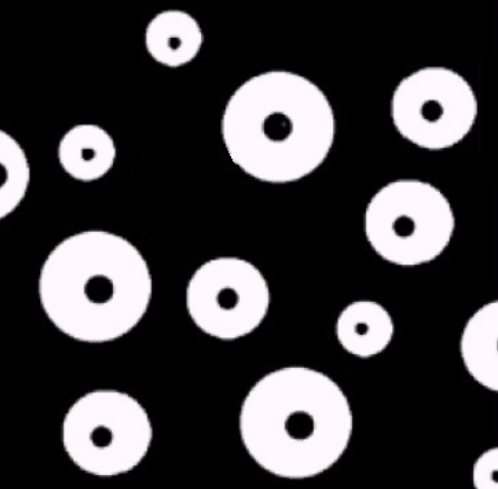
#> input picture hw2/pic/circle.png, 498 x 489 px
$ python main.py
#> lines starting #> are read from the running program, lines starting #| are printed output that depends on the picture; after the words box and inside, x2 and y2 are one past the last pixel; in counts of white or black regions, pixels touching at a corner belong together
import cv2
import numpy as np

# -----circle-----

circle_gray = cv2.imread('pic/circle.png', cv2.COLOR_BGR2GRAY)
#> circle_gray is the input picture: shape (489, 498, 3); mean B, G, R 62.4, 60.7, 62.3
cv2.imwrite('pic/circle_gray.png', circle_gray)

# image only in black and white
ret, circle_bin = cv2.threshold(circle_gray, 127, 255, cv2.THRESH_BINARY)
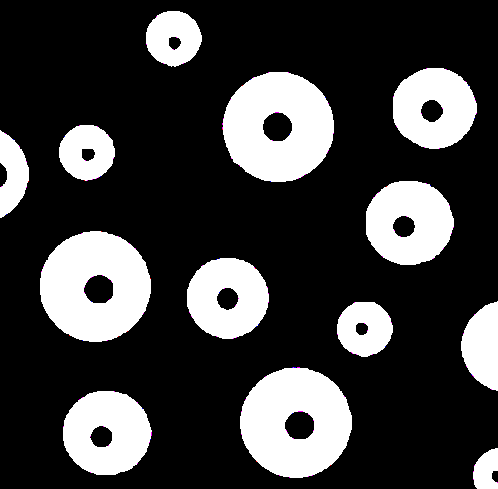
#> circle_bin: shape (489, 498, 3); mean B, G, R 62.3, 62.2, 62.3
cv2.imwrite('pic/circle_bin.png', circle_bin)

# using close operation to get rid of small black spot.
# same as dilate first, and than erode, which are the two following lines:

# circle_dilate = cv2.dilate(circle_bin, np.ones((5, 6)), iterations=5)
# circle_unspot = cv2.erode(circle_dilate, np.ones((5, 6)), iterations=5)

circle_unspot = cv2.morphologyEx(circle_bin, cv2.MORPH_CLOSE, np.ones((5, 6)), iterations=5)
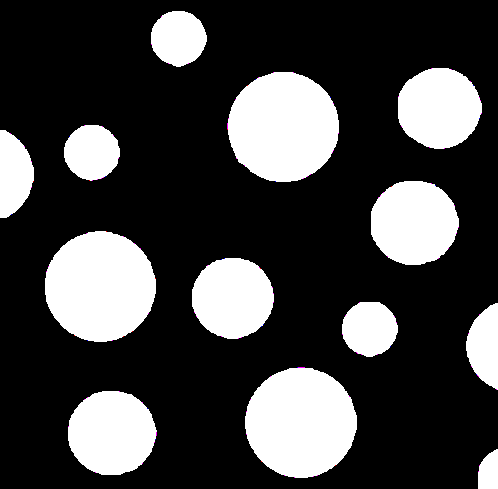
#> circle_unspot: shape (489, 498, 3); mean B, G, R 66.2, 66.1, 66.2
cv2.imwrite('pic/circle_unspot.png', circle_unspot)

# -----man-----

man_gray = cv2.imread('pic/man.png', cv2.COLOR_BGR2GRAY)
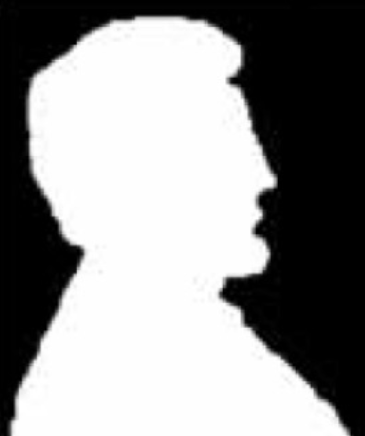
#> input picture hw2/pic/man.png, 365 x 436 px
#> man_gray is the input picture: shape (436, 365, 3); min 0, max 255, mean 144.7
cv2.imwrite('pic/man_gray.png', man_gray)

# image only in black and white
ret, man_bin = cv2.threshold(man_gray, 127, 255, cv2.THRESH_BINARY)
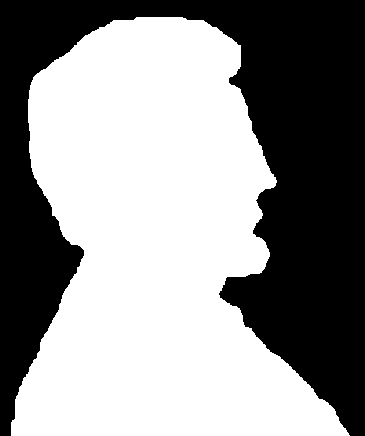
#> man_bin: shape (436, 365, 3); 57% white; 1 black region, box (x1, y1, x2, y2) and area: (0, 0, 365, 436) 68507
cv2.imwrite('pic/man_bin.png', man_bin)

# using gradient to get the contour line.
# same as dilate - erode, which are the three following lines:

# man_dilate = cv2.dilate(man_bin, np.ones((3, 3)), iterations=2)
# man_erode = cv2.erode(man_bin, np.ones((3, 3)), iterations=2)
# man_border = man_dilate - man_erode

man_border = cv2.morphologyEx(man_bin, cv2.MORPH_GRADIENT, np.ones((3, 3)), iterations=2)
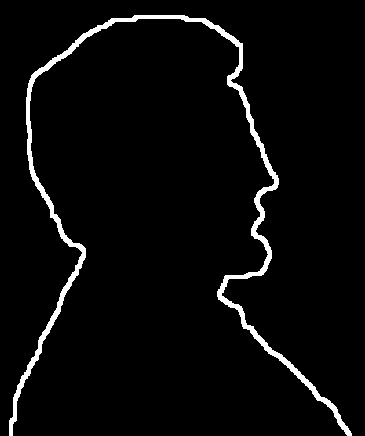
#> man_border: shape (436, 365, 3); 3.7% white; 1 white region, box (x1, y1, x2, y2) and area: (9, 15, 352, 436) 5908
cv2.imwrite('pic/man_border.png', man_border)

# -----image-subtraction----

# 1 is white, 0 and -1 are black
# black - white = 0 - 1 = -1 -> black
# white - black = 1 - 0 = 1 -> white
# black - black = 0 - 0 = 0 -> black
# white - white = 1 - 1 = 0 -> black

# the followings show how subtraction works

black_img = np.zeros((500, 500, 3), np.uint8)
white_img = np.zeros((500, 500, 3), np.uint8)
white_img.fill(255)
bmw = black_img - white_img
wmb = white_img - black_img
bmb = black_img - black_img
wmw = white_img - white_img
cv2.imwrite('pic/black.png', black_img)
cv2.imwrite('pic/white.png', white_img)
cv2.imwrite('pic/bmw.png', bmw)
cv2.imwrite('pic/wmb.png', wmb)
cv2.imwrite('pic/bmb.png', bmb)
cv2.imwrite('pic/wmw.png', wmw)
